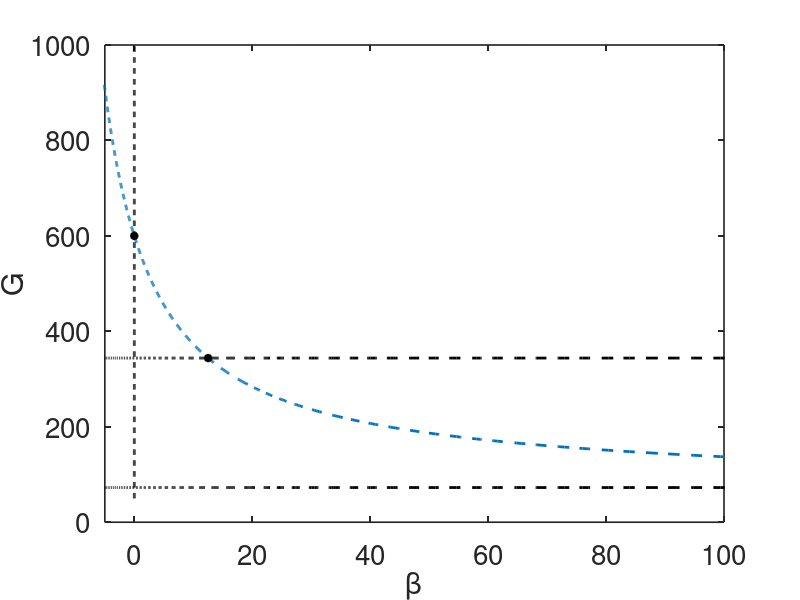

Recreate this plot in MATLAB. (Note: this script raises an error after producing the figure.)
close all; clear all; clc;
set(0,                           ...
   'defaultaxesfontsize', 20,   ...
   'defaultaxeslinewidth', 1.2, ...
   'defaultlinelinewidth', 2.0); 

global SI r1 EG0 R0 sigma alpha k d0 r2
SI=1;
EG0=1.44;
R0=864;
sigma=43.2;
alpha=141;
k=432;
d0 = 0.06;
r1 = 1e-3;   
r2 = 0.24e-5;

%% regulated hyperglycemia parameters
 %r1= 1.5;
 %d0 = 0.22;

%% display the steady states and dimensionless parameters

G1 = (r1 + sqrt((r1)^2 - 4*r2*d0))/(2*r2);
G2 = (r1 - sqrt((r1)^2 - 4*r2*d0))/(2*r2);
mu1 = R0/(alpha*EG0);
Ih1 = (R0/G1 - EG0)/SI;
beta1 = (alpha^2 + G1.*G1)./(sigma*G1.*G1) .* k/SI .*(R0./G1 - EG0);
betah1 = k*Ih1*(alpha^2+G1^2)/G1^2;
Ih2 = (R0/G2 - EG0)/SI;
betah2 = k*Ih2*(alpha^2+G2^2)/G2^2;
mu2 = sigma*SI*betah1/(EG0^2);
mu3 = k/EG0;
eps = d0/EG0;
lam1 = r1*alpha/d0;
lam2 = r2*alpha*alpha/d0;

%% fast-slow phase plane
G = linspace(50,1000,1000);
beta = (alpha^2 + G.*G)./(sigma*G.*G) .* k/SI .*(R0./G - EG0);
figure(1)
plot(beta,G,'--',beta, G1*ones(1,length(beta)),'k--',beta,...
    G2*ones(1,length(beta)),'k--',zeros(1,length(G)),G,'k--', ...
    beta1,G1,'k*',0,R0/EG0,'k*')
xlim([-5,100])
xlabel('\beta')
ylabel('G')
hold on
%dlmwrite('topp.dat',[beta' G']);

%% solve the ode and plot solution
Idataset = [100,100,10;600,100,12;100,100,17;600,100,17]; %400,100,50;500,100,25;500,100,15;600,100,10];
tspan=linspace(0,100,10000);
for j = 1:4
 
[t,sol] = ode15s(@(t,y)rhs(t,y),tspan,Idataset(j,:));

figure(1)
plot(sol(:,3),sol(:,1),'LineWidth',2)
hold on
figure(2)
plot(t,sol(:,1))
hold on

end
figure(1)

 hold off
 figure(2)
 xlabel('t')
ylabel('G')


%% the ODEs
function out = rhs(t,y)
global SI r1 EG0 R0 sigma alpha k d0 r2
G=y(1);
I=y(2);
beta=y(3);
out = [R0 - (EG0+SI*I)*G
       beta*sigma*G*G/(alpha^2+G*G) - k*I
       (-d0+r1*G-r2*G*G)*beta];
end

 
